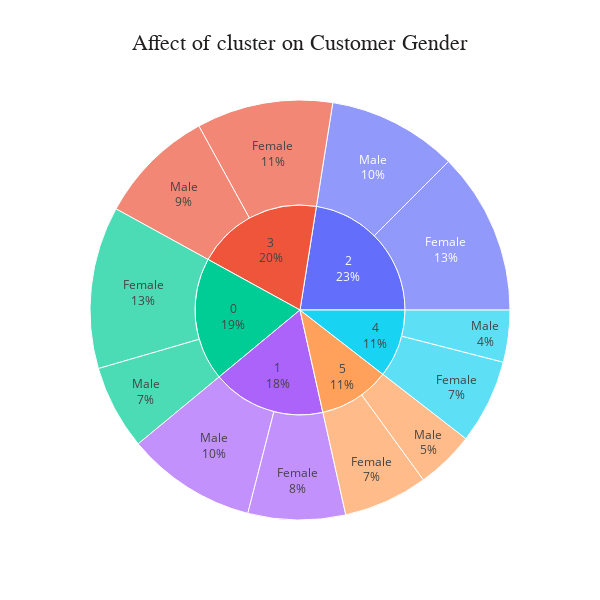

The notebook cell this image was saved under:
### Markdown cell above
* Cluster 0 - Moderate spending score, Moderate income, young age - Valuable
* Cluster 1 - Low spending score, High income, moderate age - Targets
* Cluster 2 - High spending score, High income, young age - Most Valuable
* Cluster 3 - Moderate spending score, Moderate income, old age - Less Valuable
* Cluster 4 - High spending score, low income, young age - More Valuable
* Cluster 5 - Low spending score, low income, moderate age - Least Valuable

### Code cell
data['cluster'] = train_data['cluster']

plot_data = data.groupby(['cluster', 'Gender'])['cluster'].agg({'count'}).reset_index()

fig = px.sunburst(plot_data, path=['cluster', 'Gender'], values='count',
                  title='Affect of cluster on Customer Gender',
                  width = 600, height = 600)

fig.update_layout(plot_bgcolor='white', title_font_family='Calibri Black', title_font_color='#221f1f', 
                  title_font_size=22, title_x=0.5)
fig.update_traces(textinfo = 'label + percent root')
fig.show()

### Figure 1 — Plotly figure (JSON) as saved in the notebook; plotly's stock layout.template omitted (floating-point values rounded to 4 significant figures)
{"data": [{"branchvalues": "total", "domain": {"x": [0, 1], "y": [0, 1]}, "hovertemplate": "labels=%{label}<br>count=%{value}<br>parent=%{parent}<br>id=%{id}<extra></extra>", "ids": ["0/Female", "1/Female", "2/Female", "3/Female", "4/Female", "5/Female", "0/Male", "1/Male", "2/Male", "3/Male", "4/Male", "5/Male", "0", "1", "2", "3", "4", "5"], "labels": ["Female", "Female", "Female", "Female", "Female", "Female", "Male", "Male", "Male", "Male", "Male", "Male", "0", "1", "2", "3", "4", "5"], "name": "", "parents": ["0", "1", "2", "3", "4", "5", "0", "1", "2", "3", "4", "5", "", "", "", "", "", ""], "textinfo": "label+percent root", "type": "sunburst", "values": [25, 15, 25, 21, 13, 13, 13, 20, 20, 18, 8, 9, 38, 35, 45, 39, 21, 22]}], "layout": {"height": 600, "legend": {"tracegroupgap": 0}, "plot_bgcolor": "white", "title": {"font": {"color": "#221f1f", "family": "Calibri Black", "size": 22}, "text": "Affect of cluster on Customer Gender", "x": 0.5}, "width": 600}}
